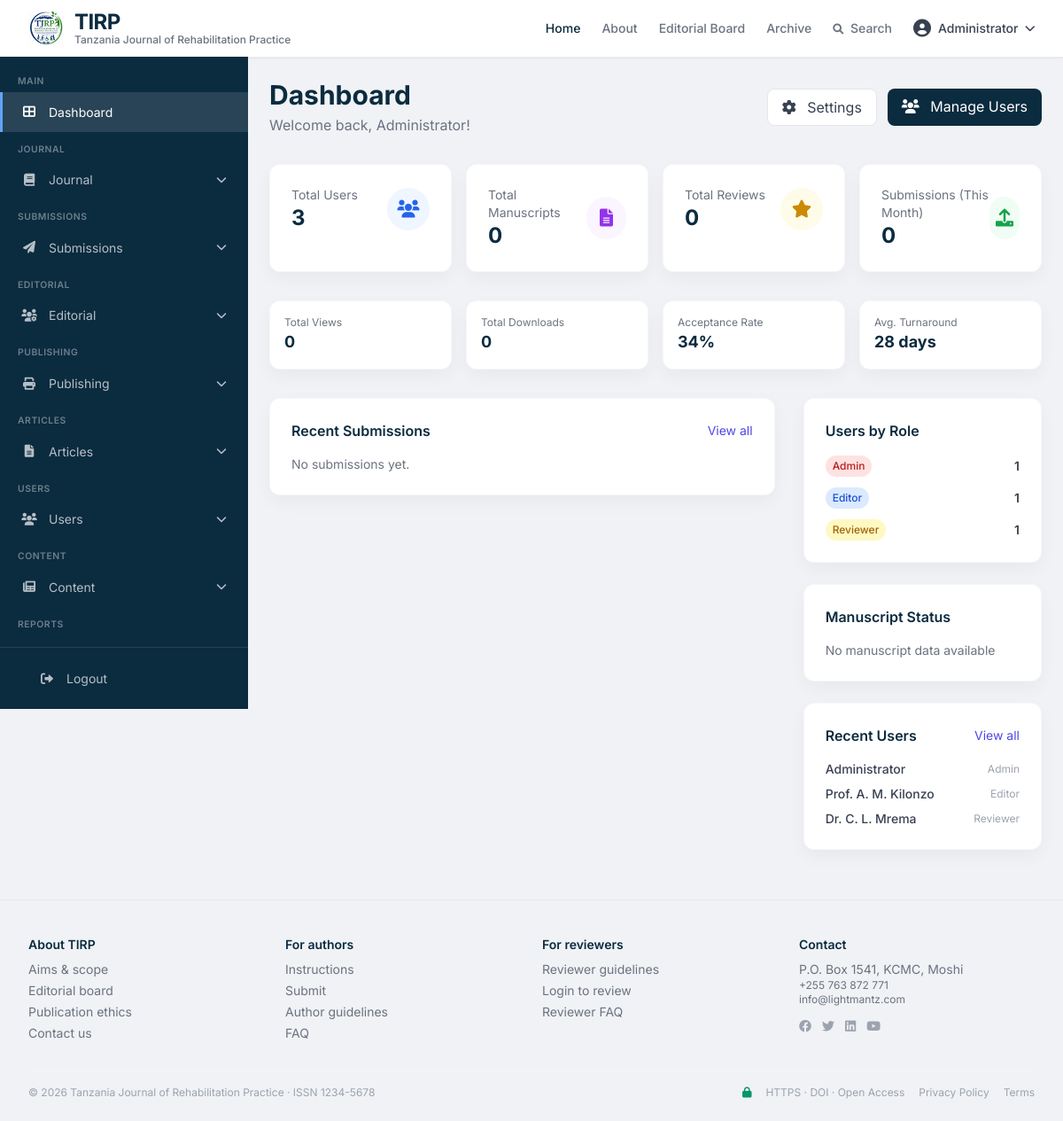
The page /admin (signed in) on the database its author committed.
### tables this page shows
CREATE TABLE users (
    id INT PRIMARY KEY AUTO_INCREMENT,
    email VARCHAR(255) UNIQUE NOT NULL,
    password_hash VARCHAR(255) NOT NULL,
    full_name VARCHAR(255) NOT NULL,
    role ENUM('admin', 'editor', 'reviewer', 'author', 'reader') DEFAULT 'reader',
    institution VARCHAR(255),
    country VARCHAR(100),
    orcid_id VARCHAR(50),
    bio TEXT,
    avatar VARCHAR(255),
    email_verified BOOLEAN DEFAULT FALSE,
    is_active BOOLEAN DEFAULT TRUE,
    created_at TIMESTAMP DEFAULT CURRENT_TIMESTAMP,
    updated_at TIMESTAMP DEFAULT CURRENT_TIMESTAMP ON UPDATE CURRENT_TIMESTAMP,
    last_login TIMESTAMP NULL,
    remember_token VARCHAR(100),
    INDEX idx_email (email),
    INDEX idx_role (role)
);

CREATE TABLE settings (
    id INT PRIMARY KEY AUTO_INCREMENT,
    setting_key VARCHAR(100) UNIQUE NOT NULL,
    setting_value TEXT,
    setting_group VARCHAR(50) DEFAULT 'general',
    description TEXT,
    created_at TIMESTAMP DEFAULT CURRENT_TIMESTAMP,
    updated_at TIMESTAMP DEFAULT CURRENT_TIMESTAMP ON UPDATE CURRENT_TIMESTAMP,
    INDEX idx_key (setting_key)
);

### modules/admin/index.php (the view, shortened to what the rows shown need)
<?php
$basePath = dirname(dirname(__DIR__));
require_once $basePath . '/includes/functions.php';
require_once $basePath . '/includes/auth.php';
$currentUser = requireAdmin();
$db = getDB();
$action = isset($_GET['action']) ? $_GET['action'] : 'dashboard';
$pageFile = null;
$isSubPage = false;
$stats = [
    'total_users' => 0,
    'total_manuscripts' => 0,
    'total_reviews' => 0,
    'submissions_this_month' => 0,
    'total_views' => 0,
    'total_downloads' => 0,
    'users_by_role' => [],
    'manuscripts_by_status' => [],
    'monthly_submissions' => []
];
try {
    $stmt = $db->query("SHOW TABLES LIKE 'users'");
    if ($stmt->rowCount() > 0) {
        $stmt = $db->query("SELECT COUNT(*) as count FROM users");
        $stats['total_users'] = $stmt->fetch()['count'] ?? 0;
        $stmt = $db->query("SELECT role, COUNT(*) as count FROM users GROUP BY role");
        $stats['users_by_role'] = $stmt->fetchAll();
    }
} catch (Exception $e) {
    error_log("Error: " . $e->getMessage());
}
try {
    $stmt = $db->query("SHOW TABLES LIKE 'manuscripts'");
    if ($stmt->rowCount() > 0) {
        $stmt = $db->query("SELECT COUNT(*) as count FROM manuscripts");
        $stats['total_manuscripts'] = $stmt->fetch()['count'] ?? 0;
        $stmt = $db->query("SELECT status, COUNT(*) as count FROM manuscripts GROUP BY status");
        $stats['manuscripts_by_status'] = $stmt->fetchAll();
        $stmt = $db->query("SELECT COUNT(*) as count FROM manuscripts WHERE MONTH(submission_date) = MONTH(CURRENT_DATE()) AND YEAR(submission_date) = YEAR(CURRENT_DATE())");
        $stats['submissions_this_month'] = $stmt->fetch()['count'] ?? 0;
    }
} catch (Exception $e) {
    error_log("Error: " . $e->getMessage());
}
$recentSubmissions = [];
$recentUsers = [];
try {
    $stmt = $db->query("SELECT * FROM users ORDER BY created_at DESC LIMIT 5");
    $recentUsers = $stmt->fetchAll();
} catch (Exception $e) {
    error_log("Error getting users: " . $e->getMessage());
}
try {
    $stmt = $db->query("
        SELECT m.*, u.full_name as author_name
        FROM manuscripts m
        LEFT JOIN users u ON m.corresponding_author_id = u.id
        ORDER BY m.submission_date DESC
        LIMIT 5
    ");
    $recentSubmissions = $stmt->fetchAll();
} catch (Exception $e) {
    error_log("Error getting submissions: " . $e->getMessage());
}
$acceptanceRate = safeGetSetting('acceptance_rate', '34');
$avgTurnaround = safeGetSetting('avg_turnaround', '28');
function safeGetSetting($key, $default = null) {
    try {
        if (function_exists('getSetting')) {
            return getSetting($key) ?? $default;
        }
        return $default;
    } catch (Exception $e) {
        return $default;
    }
}
$roleColors = [
    'admin' => 'bg-red-100 text-red-700',
    'editor' => 'bg-blue-100 text-blue-700',
    'reviewer' => 'bg-yellow-100 text-yellow-700',
    'author' => 'bg-green-100 text-green-700',
    'reader' => 'bg-gray-100 text-gray-700'
];
?>
<!DOCTYPE html>
<html lang="en">
<head>
    <script src="https://cdn.tailwindcss.com"></script>
    <link rel="stylesheet" href="https://cdnjs.cloudflare.com/ajax/libs/font-awesome/6.0.0-beta3/css/all.min.css">
</head>
<body class="antialiased text-gray-700 font-['Inter']">
    <?php
    $headerPath = $basePath . '/includes/header.php';
    if (file_exists($headerPath)) {
        include $headerPath;
    }
    ?>
    <div class="main-content">
        <?php if ($action == 'dashboard'): ?>
        <div class="flex items-center justify-between mb-8">
            <div>
                <h1 class="text-3xl font-bold text-[#0b2b3f]">Dashboard</h1>
                <p class="text-gray-500 mt-1">Welcome back, <?= htmlspecialchars($currentUser['full_name'] ?? 'Admin') ?>!</p>
            </div>
            <div class="flex gap-3">
                <a href="/jms/admin?action=settings&subaction=journal" class="bg-white border border-gray-200 text-gray-700 px-4 py-2 rounded-lg hover:bg-gray-50 transition">
                    <i class="fas fa-cog mr-2"></i> Settings
                </a>
                <a href="/jms/admin?action=users&subaction=all" class="bg-[#0b2b3f] text-white px-4 py-2 rounded-lg hover:bg-[#123a4f] transition">
                    <i class="fas fa-users mr-2"></i> Manage Users
                </a>
            </div>
        </div>
        <div class="grid grid-cols-2 md:grid-cols-4 gap-4 mb-8">
            <div class="bg-white rounded-xl shadow-card p-6 stat-card border border-gray-100/70">
                <div class="flex items-center justify-between">
                    <div>
                        <p class="text-sm text-gray-500">Total Users</p>
                        <p class="text-2xl font-bold text-[#0b2b3f]"><?= $stats['total_users'] ?? 0 ?></p>
                    </div>
                    <div class="w-12 h-12 bg-blue-50 rounded-full flex items-center justify-center text-blue-600">
                        <i class="fas fa-users text-xl"></i>
                    </div>
                </div>
            </div>
            <div class="bg-white rounded-xl shadow-card p-6 stat-card border border-gray-100/70">
                <div class="flex items-center justify-between">
                    <div>
                        <p class="text-sm text-gray-500">Total Manuscripts</p>
                        <p class="text-2xl font-bold text-[#0b2b3f]"><?= $stats['total_manuscripts'] ?? 0 ?></p>
                    </div>
                    <div class="w-12 h-12 bg-purple-50 rounded-full flex items-center justify-center text-purple-600">
                        <i class="fas fa-file-alt text-xl"></i>
                    </div>
                </div>
            </div>
            <div class="bg-white rounded-xl shadow-card p-6 stat-card border border-gray-100/70">
                <div class="flex items-center justify-between">
                    <div>
                        <p class="text-sm text-gray-500">Total Reviews</p>
                        <p class="text-2xl font-bold text-[#0b2b3f]"><?= $stats['total_reviews'] ?? 0 ?></p>
                    </div>
                    <div class="w-12 h-12 bg-yellow-50 rounded-full flex items-center justify-center text-yellow-600">
                        <i class="fas fa-star text-xl"></i>
                    </div>
                </div>
            </div>
            <div class="bg-white rounded-xl shadow-card p-6 stat-card border border-gray-100/70">
                <div class="flex items-center justify-between">
                    <div>
                        <p class="text-sm text-gray-500">Submissions (This Month)</p>
                        <p class="text-2xl font-bold text-[#0b2b3f]"><?= $stats['submissions_this_month'] ?? 0 ?></p>
                    </div>
                    <div class="w-12 h-12 bg-green-50 rounded-full flex items-center justify-center text-green-600">
                        <i class="fas fa-upload text-xl"></i>
                    </div>
                </div>
            </div>
        </div>
        <div class="grid grid-cols-2 md:grid-cols-4 gap-4 mb-8">
            <div class="bg-white rounded-xl shadow-card p-4 border border-gray-100/70">
                <p class="text-xs text-gray-500">Total Views</p>
                <p class="text-lg font-bold text-[#0b2b3f]"><?= number_format($stats['total_views'] ?? 0) ?></p>
            </div>
            <div class="bg-white rounded-xl shadow-card p-4 border border-gray-100/70">
                <p class="text-xs text-gray-500">Total Downloads</p>
                <p class="text-lg font-bold text-[#0b2b3f]"><?= number_format($stats['total_downloads'] ?? 0) ?></p>
            </div>
            <div class="bg-white rounded-xl shadow-card p-4 border border-gray-100/70">
                <p class="text-xs text-gray-500">Acceptance Rate</p>
                <p class="text-lg font-bold text-[#0b2b3f]"><?= $acceptanceRate ?>%</p>
            </div>
            <div class="bg-white rounded-xl shadow-card p-4 border border-gray-100/70">
                <p class="text-xs text-gray-500">Avg. Turnaround</p>
                <p class="text-lg font-bold text-[#0b2b3f]"><?= $avgTurnaround ?> days</p>
            </div>
        </div>
        <div class="grid grid-cols-1 lg:grid-cols-3 gap-8">
            <div class="lg:col-span-2 space-y-6">
                <div class="bg-white rounded-xl shadow-card p-6 border border-gray-100/70">
                    <div class="flex items-center justify-between mb-4">
                        <h3 class="font-semibold text-[#0b2b3f]">Recent Submissions</h3>
                        <a href="/jms/admin?action=submissions&subaction=all" class="text-sm text-indigo-600 hover:underline">View all</a>
                    </div>
                    <div class="space-y-3">
                        <?php if (empty($recentSubmissions)): ?>
                            <p class="text-sm text-gray-500">No submissions yet.</p>
                        <?php endif; ?>
                    </div>
                </div>
            </div>
            <div class="space-y-6">
                <div class="bg-white rounded-xl shadow-card p-6 border border-gray-100/70">
                    <h3 class="font-semibold text-[#0b2b3f] mb-4">Users by Role</h3>
                    <div class="space-y-3">
                        <?php
                        if (!empty($stats['users_by_role']) && is_array($stats['users_by_role'])):
                            foreach ($stats['users_by_role'] as $roleData):
                        ?>
                        <div class="flex items-center justify-between">
                            <span class="px-2 py-1 rounded-full text-xs font-medium <?= $roleColors[$roleData['role'] ?? ''] ?? 'bg-gray-100 text-gray-700' ?>">
                                <?= ucfirst($roleData['role'] ?? 'Unknown') ?>
                            </span>
                            <span class="text-sm font-semibold"><?= $roleData['count'] ?? 0 ?></span>
                        </div>
                        <?php
                            endforeach;
                        else:
                        ?>
                        <p class="text-sm text-gray-500">No user data available</p>
                        <?php endif; ?>
                    </div>
                </div>
                <div class="bg-white rounded-xl shadow-card p-6 border border-gray-100/70">
                    <h3 class="font-semibold text-[#0b2b3f] mb-4">Manuscript Status</h3>
                    <div class="space-y-3">
                        <?php
                        $statusColors = [
                            'draft' => 'bg-gray-100 text-gray-700',
                            'submitted' => 'bg-blue-100 text-blue-700',
                            'under_review' => 'bg-yellow-100 text-yellow-700',
                            'revision_required' => 'bg-orange-100 text-orange-700',
                            'accepted' => 'bg-green-100 text-green-700',
                            'rejected' => 'bg-red-100 text-red-700',
                            'published' => 'bg-purple-100 text-purple-700'
                        ];
                        if (!empty($stats['manuscripts_by_status']) && is_array($stats['manuscripts_by_status'])):
                            foreach ($stats['manuscripts_by_status'] as $statusData):
                        ?>
                        <div class="flex items-center justify-between">
                            <span class="px-2 py-1 rounded-full text-xs font-medium <?= $statusColors[$statusData['status'] ?? ''] ?? 'bg-gray-100 text-gray-700' ?>">
                                <?= ucfirst(str_replace('_', ' ', $statusData['status'] ?? 'Unknown')) ?>
                            </span>
                            <span class="text-sm font-semibold"><?= $statusData['count'] ?? 0 ?></span>
                        </div>
                        <?php
                            endforeach;
                        else:
                        ?>
                        <p class="text-sm text-gray-500">No manuscript data available</p>
                        <?php endif; ?>
                    </div>
                </div>
                <div class="bg-white rounded-xl shadow-card p-6 border border-gray-100/70">
                    <div class="flex items-center justify-between mb-4">
                        <h3 class="font-semibold text-[#0b2b3f]">Recent Users</h3>
                        <a href="/jms/admin?action=users&subaction=all" class="text-sm text-indigo-600 hover:underline">View all</a>
                    </div>
                    <div class="space-y-2">
                        <?php foreach ($recentUsers as $user): ?>
                        <div class="flex items-center justify-between text-sm">
                            <span class="font-medium"><?= htmlspecialchars($user['full_name'] ?? 'Unknown') ?></span>
                            <span class="text-xs text-gray-400"><?= ucfirst($user['role'] ?? '') ?></span>
                        </div>
                        <?php endforeach; ?>
                    </div>
                </div>
            </div>
        </div>
        <?php elseif ($isSubPage && $pageFile && file_exists($pageFile)): ?>
            <?php include $pageFile; ?>
        <?php endif; ?>
    </div>
    <?php
    $footerPath = $basePath . '/includes/footer.php';
    if (file_exists($footerPath)) {
        include $footerPath;
    }
    ?>
</body>
</html>

### includes/header.php (shortened to what the rows shown need)
<?php
$currentUser = getCurrentUser();
?>
<header class="bg-white border-b border-gray-200/80 sticky top-0 z-30 shadow-sm">
    <div class="max-w-7xl mx-auto px-4 sm:px-6 lg:px-8 flex items-center justify-between h-16">
        <nav class="flex items-center gap-6 text-sm font-medium">
            <?php if (isLoggedIn()): ?>
                <div class="relative group">
                    <button class="flex items-center gap-2 text-gray-700 hover:text-[#0b2b3f]">
                        <i class="fas fa-user-circle text-xl"></i>
                        <span><?= htmlspecialchars($currentUser['full_name']) ?></span>
                        <i class="fas fa-chevron-down text-xs"></i>
                    </button>
                </div>
            <?php else: ?>
                <a href="<?= SITE_URL ?>?page=login" class="text-gray-500 hover:text-[#0b2b3f] transition">Login</a>
                <a href="<?= SITE_URL ?>?page=register" class="bg-[#0b2b3f] text-white px-4 py-2 rounded-lg text-sm font-semibold hover:bg-[#123a4f] transition shadow-sm">Register</a>
            <?php endif; ?>
        </nav>
    </div>
</header>

### includes/footer.php (shortened to what the rows shown need)
<footer class="max-w-7xl mx-auto px-4 sm:px-6 lg:px-8 border-t border-gray-200 pt-10 pb-6 text-sm text-gray-500 mt-8">
    <div class="mt-8 pt-4 border-t border-gray-100 flex flex-col md:flex-row justify-between items-center gap-2 text-xs text-gray-400">
        <span>&copy; 2026 Tanzania Journal of Rehabilitation Practice · ISSN <?= function_exists('getSetting') ? getSetting('journal_issn') : '1234-5678' ?></span>
        <span class="flex items-center gap-4">
            <i class="fas fa-lock text-emerald-600"></i> HTTPS · DOI · Open Access
            <a href="<?= SITE_URL ?>?page=privacy-policy" class="hover:text-[#0b2b3f] transition-colors">Privacy Policy</a>
            <a href="<?= SITE_URL ?>?page=terms" class="hover:text-[#0b2b3f] transition-colors">Terms</a>
        </span>
    </div>
</footer>
</body>
</html>

### rows shown on the page
users: full_name "Administrator", role "Admin"
users: id "3", email_verified "0", full_name "Dr. C. L. Mrema", role "Reviewer"
settings: setting_value "34"
settings: setting_value "28"
users: full_name "Prof. A. M. Kilonzo", role "Editor"
settings: setting_value "1234-5678"

### other values the page prints
$roleData['role'] "Admin"
$roleData['count'] "1"
$roleData['role'] "Editor"
$roleData['role'] "Reviewer"
